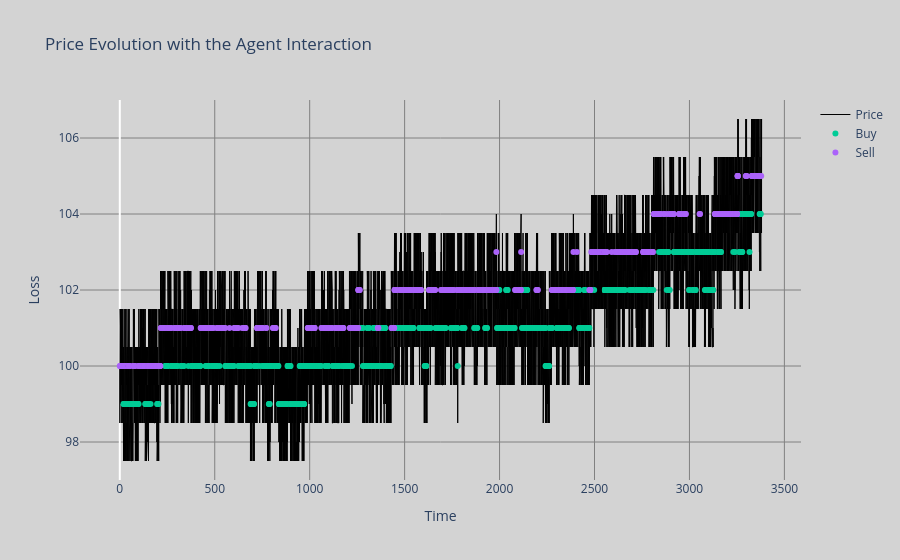
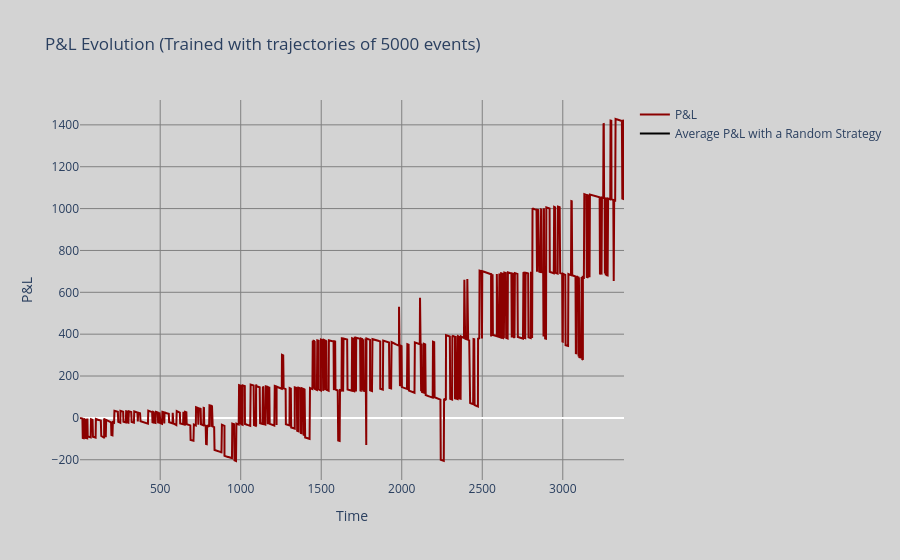

The notebook cell these images were saved under, in order:
### Markdown cell above
We then test our agent in a random simulation of NB_EVENT_SIM events.

### Code cell
NB_EVENT_SIM = 100000

agent.test(NB_EVENT_SIM, frequency_action = FREQUENCY_ACTION)
print(agent.agent.position)
print(agent.agent.cash)

### Figure 1 — Plotly figure (JSON) as saved in the notebook; plotly's stock layout.template omitted (floating-point values rounded to 4 significant figures; data arrays with more than 128 entries replaced by an {"elided": "..."} marker saying what was removed)
{"data": [{"line": {"color": "black", "width": 1}, "mode": "lines", "name": "Price", "type": "scatter", "x": {"elided": "100050 float values"}, "y": {"elided": "100050 float values"}}, {"mode": "markers", "name": "Do Nothing", "type": "scatter", "x": [], "y": []}, {"mode": "markers", "name": "Buy", "type": "scatter", "x": {"elided": "1137 float values"}, "y": {"elided": "1137 int values"}}, {"mode": "markers", "name": "Sell", "type": "scatter", "x": {"elided": "864 float values"}, "y": {"elided": "864 int values"}}], "layout": {"paper_bgcolor": "#D3D3D3", "plot_bgcolor": "#D3D3D3", "title": {"text": "Price Evolution with the Agent Interaction"}, "xaxis": {"gridcolor": "#808080", "showgrid": true, "title": {"text": "Time"}}, "yaxis": {"gridcolor": "#808080", "showgrid": true, "title": {"text": "Loss"}}}}

### Figure 2 — Plotly figure (JSON) as saved in the notebook; plotly's stock layout.template omitted (floating-point values rounded to 4 significant figures; data arrays with more than 128 entries replaced by an {"elided": "..."} marker saying what was removed)
{"data": [{"line": {"color": "darkred", "width": 2}, "mode": "lines", "name": "P&L", "type": "scatter", "x": {"elided": "2001 float values"}, "y": {"elided": "2001 float values"}}, {"line": {"color": "black", "width": 2}, "mode": "lines", "name": "Average P&L with a Random Strategy", "type": "scatter", "x": {"elided": "2001 float values"}, "y": {"elided": "2001 null values"}}], "layout": {"paper_bgcolor": "#D3D3D3", "plot_bgcolor": "#D3D3D3", "title": {"text": "P&L Evolution (Trained with trajectories of 5000 events)"}, "xaxis": {"gridcolor": "#808080", "showgrid": true, "title": {"text": "Time"}}, "yaxis": {"gridcolor": "#808080", "showgrid": true, "title": {"text": "P&L"}}}}
